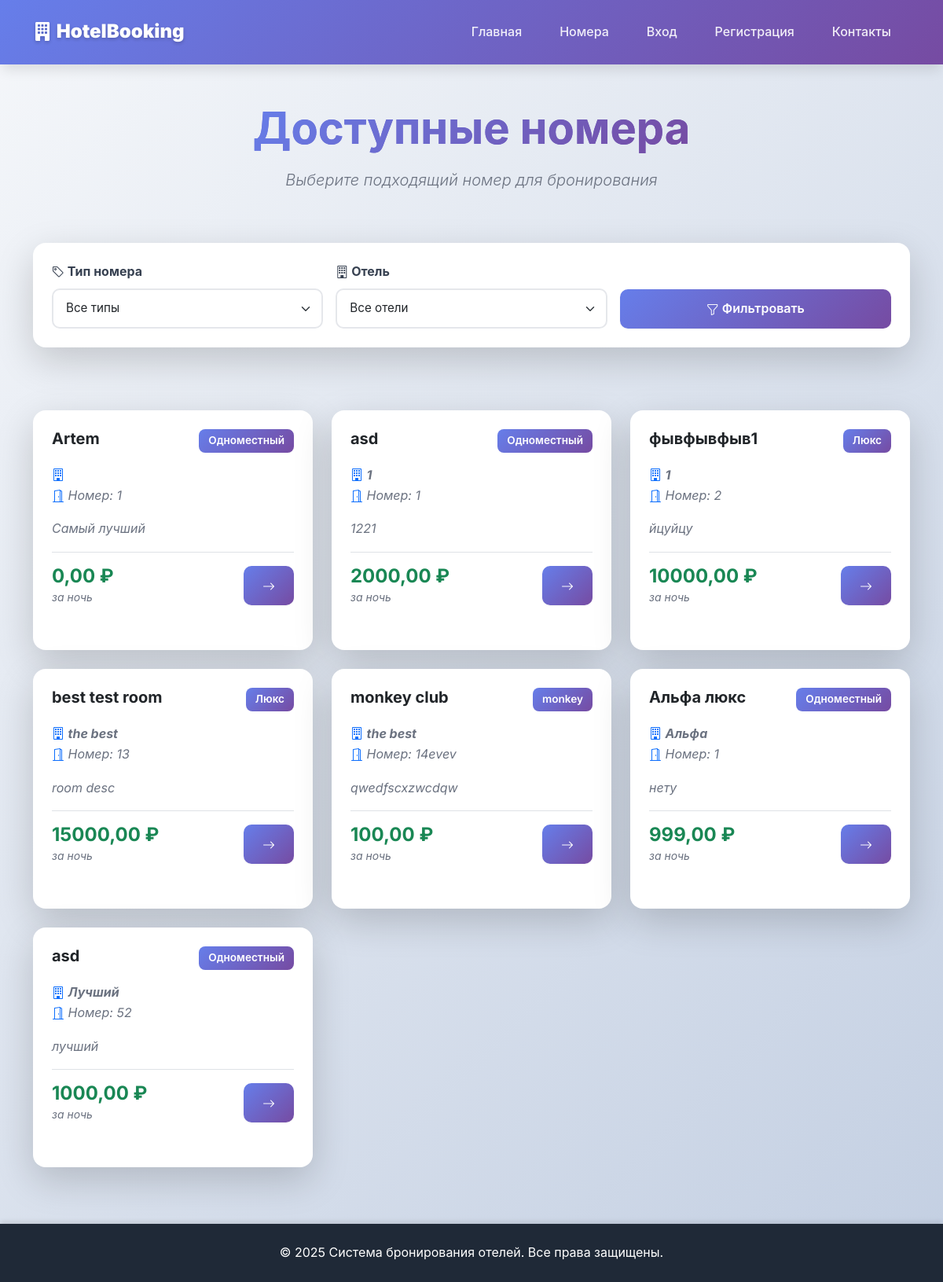
The app's page /rooms/, older data.
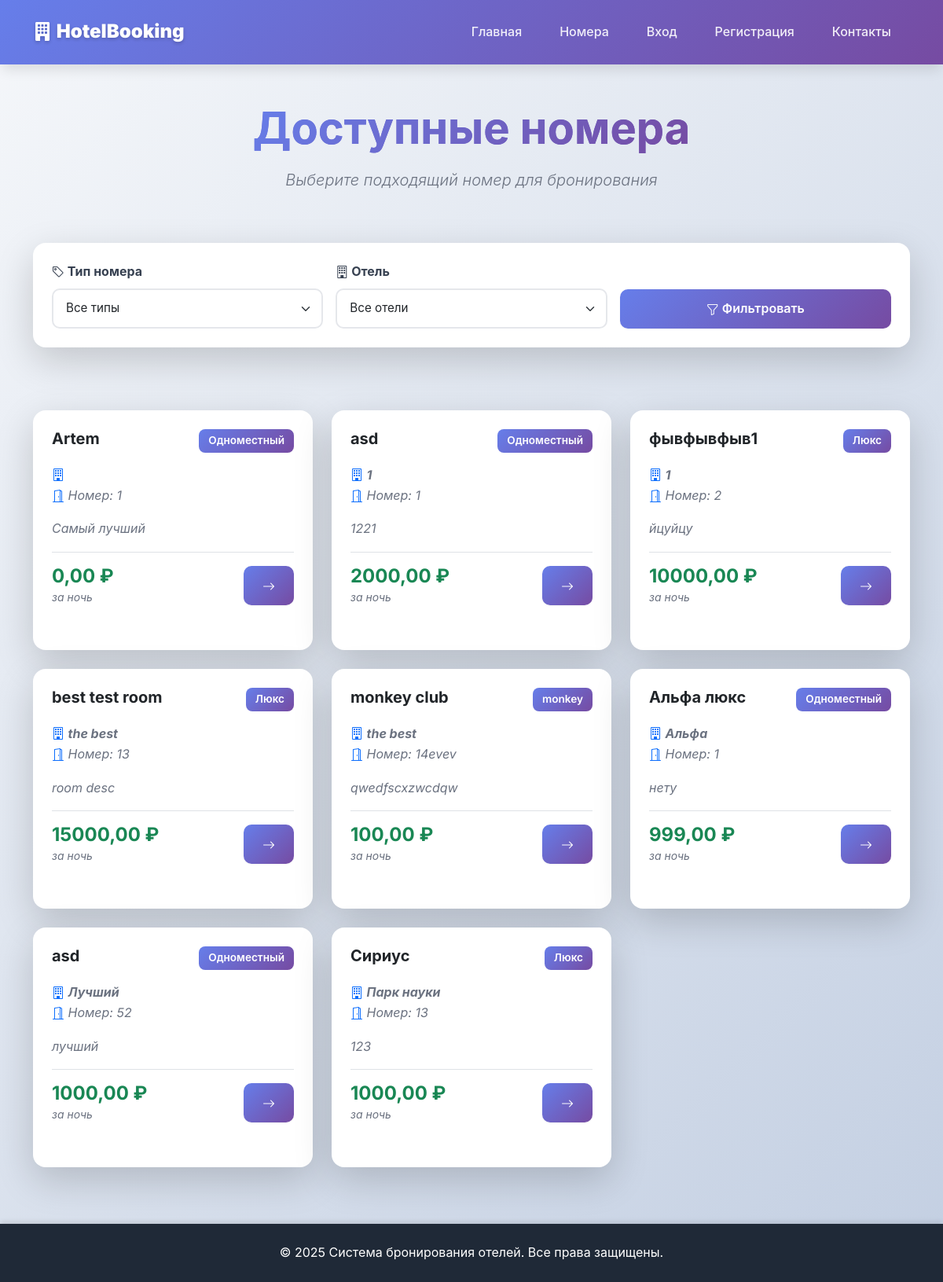
The same page, newer data.
### booking/models.py (models this page shows, shortened)
class Room(models.Model):
    room_id = models.BigAutoField(primary_key=True)
    hotel = models.ForeignKey(Hotel, on_delete=models.CASCADE, related_name='rooms', null=True, blank=True, verbose_name="Отель")
    number = models.CharField(max_length=50, verbose_name="Номер комнаты")
    name = models.CharField(max_length=200, verbose_name="Название номера")
    description = models.TextField(verbose_name="Описание")
    type_name = models.CharField(max_length=100, verbose_name="Тип комнаты")
    price_per_night = models.DecimalField(max_digits=10, decimal_places=2, validators=[MinValueValidator(0)], default=0, verbose_name="Цена за ночь")
    created_at = models.DateTimeField(auto_now_add=True, verbose_name="Дата создания")
    updated_at = models.DateTimeField(auto_now=True, verbose_name="Дата обновления")
    class Meta:
        verbose_name = "Номер"
        verbose_name_plural = "Номера"
        ordering = ['hotel', 'number']
        unique_together = [['hotel', 'number']]

class Hotel(models.Model):
    hotel_id = models.BigAutoField(primary_key=True)
    name = models.CharField(max_length=200, verbose_name="Название отеля")
    description = models.TextField(verbose_name="Описание")
    address = models.TextField(verbose_name="Адрес")
    phone = models.CharField(max_length=20, verbose_name="Телефон")
    email = models.EmailField(verbose_name="Email")
    owner = models.ForeignKey(User, on_delete=models.CASCADE, related_name='hotels', verbose_name="Владелец")
    created_at = models.DateTimeField(auto_now_add=True, verbose_name="Дата создания")
    updated_at = models.DateTimeField(auto_now=True, verbose_name="Дата обновления")
    class Meta:
        verbose_name = "Отель"
        verbose_name_plural = "Отели"
        ordering = ['name']

### booking/views.py (the view)
# urls.py: path('rooms/', views.RoomListView.as_view(), name='rooms'),
class RoomListView(ListView):
    model = Room
    template_name = 'booking/rooms.html'
    context_object_name = 'rooms'
    paginate_by = 9
    def get_queryset(self):
        queryset = Room.objects.select_related('hotel').all()
        room_type = self.request.GET.get('type')
        hotel_id = self.request.GET.get('hotel')
        if room_type:
            queryset = queryset.filter(type_name__icontains=room_type)
        if hotel_id:
            queryset = queryset.filter(hotel_id=hotel_id)
        return queryset
    def get_context_data(self, **kwargs):
        context = super().get_context_data(**kwargs)
        context['room_types'] = Room.objects.values_list('type_name', flat=True).distinct()
        context['hotels'] = Hotel.objects.all()
        return context

### templates/booking/rooms.html (shortened to what this page needs)
{% extends 'booking/base.html' %}
{% block content %}
<div class="row mb-5">
    <div class="col-12 text-center">
        <h1 class="display-4 fw-bold mb-3">
            <span style="background: linear-gradient(135deg, #667eea 0%, #764ba2 100%); -webkit-background-clip: text; -webkit-text-fill-color: transparent;">
                Доступные номера
            </span>
        </h1>
        <p class="lead text-muted">Выберите подходящий номер для бронирования</p>
    </div>
</div>
<div class="row mb-5">
    <div class="col-md-12">
        <div class="card border-0 shadow-lg">
            <div class="card-body p-4">
                <form method="get" class="row g-3">
                    <div class="col-md-4">
                        <label class="form-label fw-bold"><i class="bi bi-tag"></i> Тип номера</label>
                        <select name="type" class="form-select">
                            <option value="">Все типы</option>
                        </select>
                    </div>
                    <div class="col-md-4">
                        <label class="form-label fw-bold"><i class="bi bi-building"></i> Отель</label>
                        <select name="hotel" class="form-select">
                            <option value="">Все отели</option>
                        </select>
                    </div>
                    <div class="col-md-4 d-flex align-items-end">
                        <button type="submit" class="btn btn-primary w-100">
                            <i class="bi bi-funnel"></i> Фильтровать
                        </button>
                    </div>
                </form>
            </div>
        </div>
    </div>
</div>
<div class="row">
    {% for room in rooms %}
    <div class="col-md-4 mb-4">
        <div class="card h-100 border-0 shadow-lg">
            <div class="card-body p-4">
                <div class="d-flex justify-content-between align-items-start mb-3">
                    <h5 class="card-title fw-bold mb-0">{{ room.name }}</h5>
                    <span class="badge" style="background: linear-gradient(135deg, #667eea 0%, #764ba2 100%);">{{ room.type_name }}</span>
                </div>
                <p class="text-muted mb-3">
                    <i class="bi bi-building text-primary"></i> <strong>{{ room.hotel.name }}</strong><br>
                    <i class="bi bi-door-open text-primary"></i> Номер: {{ room.number }}
                </p>
                <p class="card-text text-muted">{{ room.description|truncatewords:20 }}</p>
                <div class="d-flex justify-content-between align-items-center mt-3 pt-3 border-top">
                    <div>
                        <span class="h4 fw-bold text-success mb-0">{{ room.price_per_night }} ₽</span>
                        <small class="text-muted d-block">за ночь</small>
                    </div>
                    <a href="{% url 'booking:room_detail' room.pk %}" class="btn btn-primary">
                        <i class="bi bi-arrow-right"></i>
                    </a>
                </div>
            </div>
        </div>
    </div>
    {% endfor %}
</div>
{% endblock %}

Row changes from the older to the newer data that the page shows:
added Room: name "Сириус", type_name "Люкс", hotel.name "Парк науки", number "13", description "123", price_per_night "1000,00"
